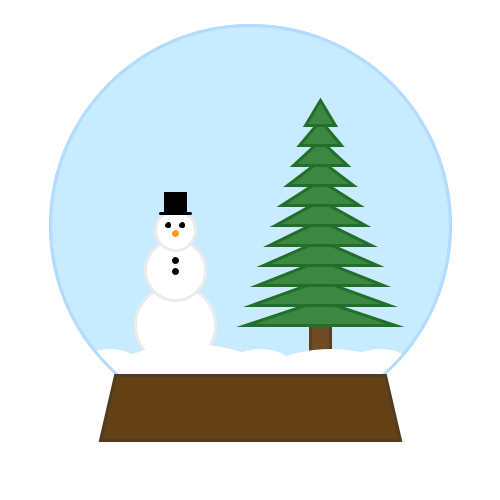
Frame 1 (no input)
Frame 60 (the mouse pressed at the canvas centre just before this capture): identical to frame 1, image omitted
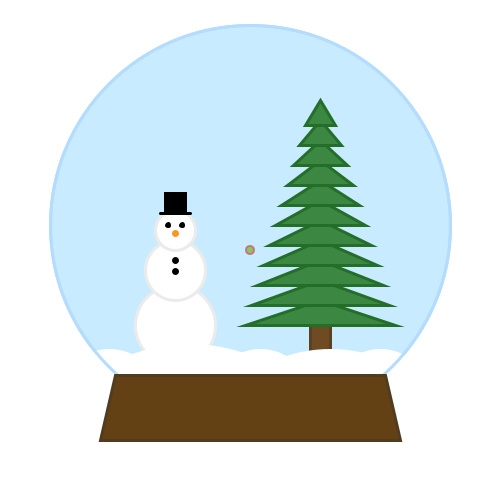
Frame 120 (the mouse held since frame 60 and released just before this capture)

The Processing sketch that drew these frames (run headless with seeded random() and noise(); from frame 60 on, the mouse is pressed at the canvas centre):

// Processing sketch: processing_64708
// ── processing_64708.pde

void setup(){
    size (500,500);
    background (255);
    smooth();
    colorMode(RGB);
  
    //drawing the snowglobe
    stroke(180,220,255);
    strokeWeight(3);
    fill(200,235,255);
    ellipse(250,225,400,400);
  
    //drawing a tree
    stroke(90,65,35);
    fill(110,75,35);
    rect(310,325,20,40);
    stroke(35,110,40);
    fill(60,135,65);
  
    //drawing the tree branches
    int b = 300;
    for(int a=75; a>10; a=a-6){
      triangle(320,b,320-a,b+25,320+a,b+25);
       b=b-20;
    }
  
    //drawing a snowman
    fill(255);
    stroke(235);
    ellipse(175,325,80,80);
    ellipse(175,270,60,60);
    ellipse(175,230,40,40);
  
    //drawing the hat
    fill(0);
    stroke(0);
    rect(165,193,20,20);
    line(160,213,190,213);
  
    //drawing his face
    ellipse(168,225,3,3);
    ellipse(182,225,3,3);
    ellipse(175,260,4,4);
    ellipse(175,271,4,4);
    stroke(250,150,30);
    fill(250,150,30);
    ellipse(175,233,4,4);
    
    //drawing the snow at the bottom
    stroke(255);
    fill(255);
    arc(330,500,290,300,PI,TWO_PI);
    arc(190,500,320,310,PI,TWO_PI);
    arc(260,400,100,100,PI,TWO_PI);
    arc(110,400,100,100,PI,TWO_PI);
    arc(380,400,100,100,PI,TWO_PI);
  
    //redwawing the outline
    stroke(180,220,255);
    strokeWeight(3);
    noFill();
    ellipse(250,225,400,400);
  
    //drawing the base
    stroke(80,60,30);
    fill(100,65,20);
    quad(115,375,385,375,400,440,100,440);

}

void draw(){
  if(keyPressed) {
   if(key == 's' || key == 's'){
     for(int s = 50; s>0; s=s-1){
      float a = random (2,7);
      fill(255);
      noStroke();
      ellipse(random(50,450), random(25,370), a,a); 
     
     }
   }
  }

  if(keyPressed){ //to make him smile
    if(key == 'h' || key == 'H'){
      fill(0);
      noStroke();
      ellipse(175, 242,3,3);
      ellipse(170, 240,3,3);
      ellipse(180, 240,3,3);
      ellipse(166, 237,3,3);
      ellipse(184, 237,3,3);
      
    }
  }

  if (mousePressed){//to add lights
    noStroke();
    fill(random(0,255),random(0,255),random(0,255));
    float x = random(5,10);
    ellipse(mouseX, mouseY, x,x);    
  }

  if(keyPressed){ //to clear the screen
    if (key == 'c' || key == 'C') {
    background(255);
    smooth();
    colorMode(RGB);
  
    //drawing the snowglobe
    stroke(180,220,255);
    strokeWeight(3);
    fill(200,235,255);
    ellipse(250,225,400,400);
  
    //drawing a tree
    stroke(90,65,35);
    fill(110,75,35);
    rect(310,325,20,40);
    stroke(35,110,40);
    fill(60,135,65);
  
    //drawing the tree branches
    int b = 300;
    for(int a=75; a>10; a=a-6){
      triangle(320,b,320-a,b+25,320+a,b+25);
       b=b-20;
    }
  
    //drawing a snowman
    fill(255);
    stroke(235);
    ellipse(175,325,80,80);
    ellipse(175,270,60,60);
    ellipse(175,230,40,40);
  
    //drawing the hat
    fill(0);
    stroke(0);
    rect(165,193,20,20);
    line(160,213,190,213);
  
    //drawing his face
    ellipse(168,225,3,3);
    ellipse(182,225,3,3);
    ellipse(175,260,4,4);
    ellipse(175,271,4,4);
    stroke(250,150,30);
    fill(250,150,30);
    ellipse(175,233,4,4);
    
    //drawing the snow at the bottom
    stroke(255);
    fill(255);
    arc(330,500,290,300,PI,TWO_PI);
    arc(190,500,320,310,PI,TWO_PI);
    arc(260,400,100,100,PI,TWO_PI);
    arc(110,400,100,100,PI,TWO_PI);
    arc(380,400,100,100,PI,TWO_PI);
  
    //redwawing the outline
    stroke(180,220,255);
    strokeWeight(3);
    noFill();
    ellipse(250,225,400,400);
  
    //drawing the base
    stroke(80,60,30);
    fill(100,65,20);
    quad(115,375,385,375,400,440,100,440);
    
      
    }
  }

}
